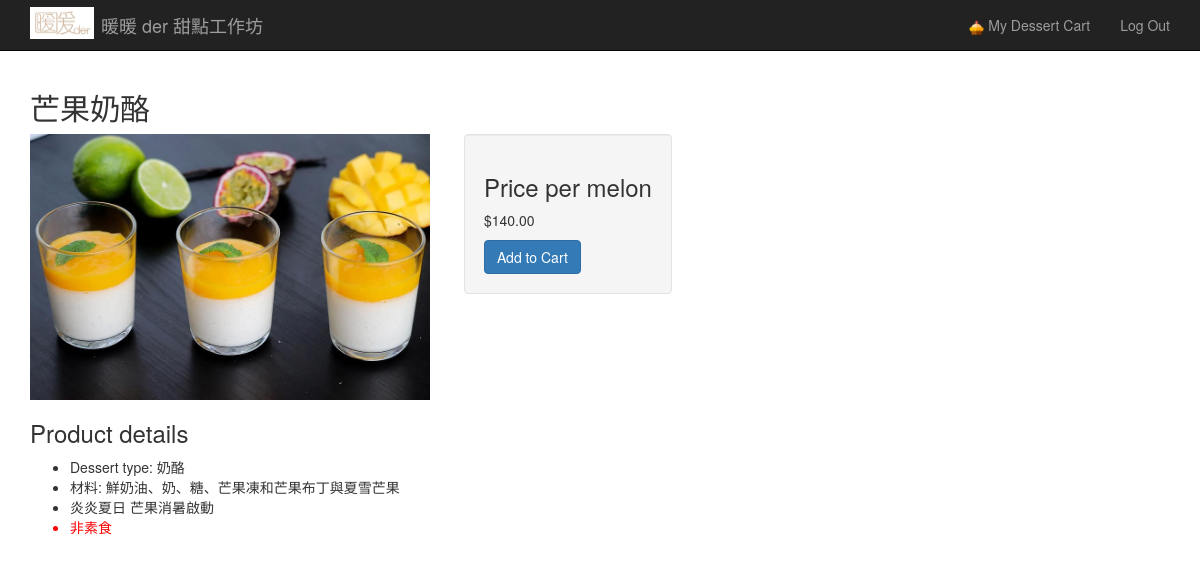
The app's page /melon/5 (signed in) with its own data.
### tables this page shows
CREATE TABLE "melons" (
"id" INTEGER,
  "melon_type" TEXT,
  "common_name" TEXT,
  "price" INTEGER,
  "imgurl" TEXT,
  "flesh_color" TEXT,
  "rind_color" TEXT,
  "seedless" INTEGER
);

### cakeshop.py (the view)
@app.route("/melon/<int:id>")
def show_melon(id):
    melon = model.get_melon_by_id(id)
    return render_template("melon_details.html",
                           display_melon=melon)

### model.py (called while the page is built)
def connect():
    conn = sqlite3.connect("melons.db")
    cursor = conn.cursor()
    return cursor

def get_melon_by_id(id):
    cursor = connect()
    query = """SELECT id, melon_type, common_name,
                      price, imgurl,
                      flesh_color, rind_color, seedless
               FROM melons
               WHERE id = ?;"""
    cursor.execute(query, (id,))
    row = cursor.fetchone()
    if not row:
        return None
    melon = Melon(row[0], row[1], row[2], row[3], row[4], row[5],
                  row[6], row[7])
    return melon

    def price_str(self):
        return "$%.2f"%self.price

### templates/melon_details.html
{% extends 'base.html' %}
{% block body %}
<h2>{{ display_melon.common_name }}</h2>
<img class="product-img" src="{{display_melon.imgurl}}">
<div class="cart well">
    <h3>Price per melon</h3>
    <p> {{ display_melon.price_str() }} </p>
    <a class="btn btn-primary" href="/add_to_cart/{{display_melon.id}}">Add to Cart</a>
</div>
<div class="melon-details">
    <h3>Product details</h3>
    <ul>
        <li>Dessert type: {{ display_melon.melon_type }}</li>
        <li>材料: {{ display_melon.flesh_color }}</li>
        <li>{{ display_melon.rind_color }}</li>
        {% if display_melon.seedless %}
        <li class='warning'>非素食</li>
        {% else %}
        <li>蛋奶素</li>
        {% endif %}
    </ul>
</div>
{% endblock %}

### static/css/style.css (style rules this page uses)
li.warning { color: red; }
img.product-img { display: inline-block; max-width: 400px; }
div.cart { display: inline-block; vertical-align: top; margin-left: 30px; }

### records on screen
melons: common_name "芒果奶酪", imgurl (picture), melon_type "奶酪", flesh_color "鮮奶油、奶、糖、芒果凍和芒果布丁與夏雪芒果", rind_color "炎炎夏日 芒果消暑啟動"

### other values on screen
{{ "Log Out" }} "Log Out"
{{ display_melon.price_str() }} "$140.00"
